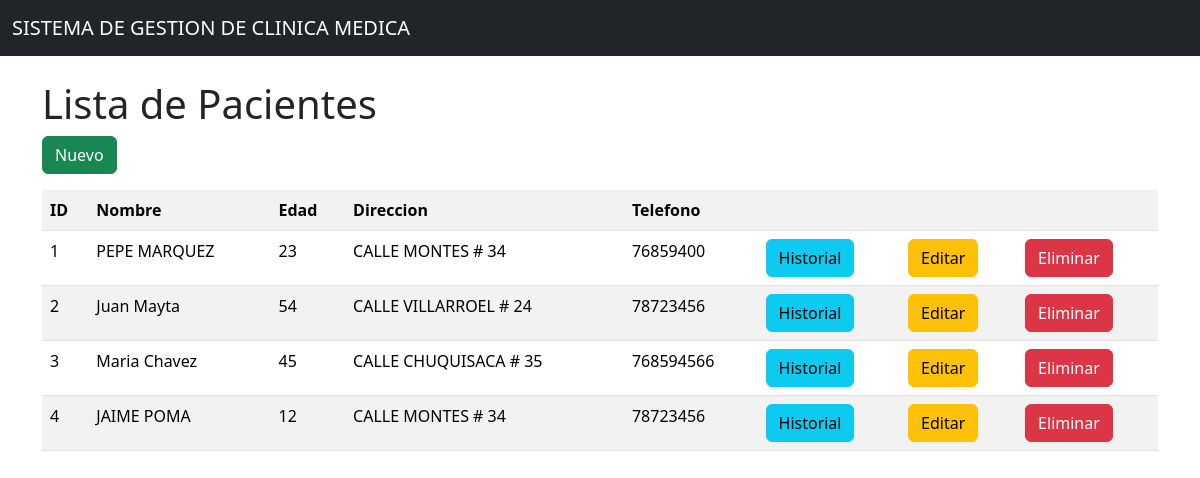
/pacientes/, run on an earlier commit of the app's database.
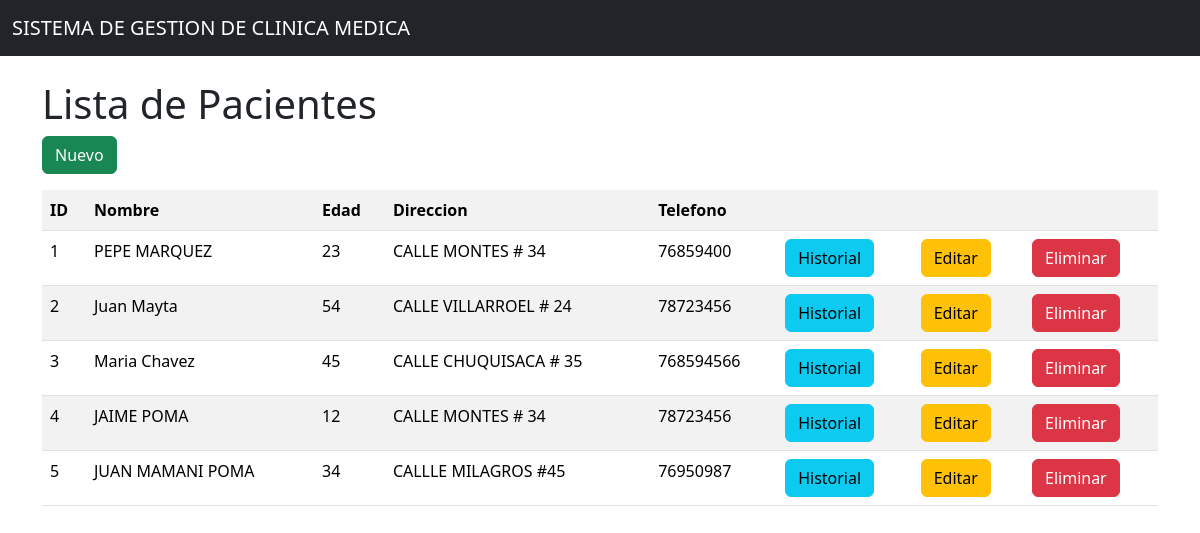
And on a later commit of the database.
### models/paciente_model.py (models this page shows, shortened)
class Paciente(db.Model):
    __tablename__ = "pacientes"
    id = db.Column(db.Integer, primary_key=True)
    nombre = db.Column(db.String(100), nullable=False)
    edad = db.Column(db.Integer, nullable=False)
    direccion = db.Column(db.String(200), nullable=False)
    telefono = db.Column(db.String(20), nullable=False)
    consultas = db.relationship('Consulta', back_populates='paciente', cascade='all, delete-orphan')
    citas = db.relationship('Cita', back_populates='paciente', cascade='all, delete-orphan')
    @staticmethod
    def get_all():
        return Paciente.query.all()
    def delete(self):
        db.session.delete(self)
        db.session.commit()

### controllers/paciente_controller.py (the view)
@paciente_bp.route("/")
def index():
    pacientes = Paciente.get_all()
    return paciente_view.list(pacientes)

### run.py (called while the page is built)
@app.context_processor
def inject_active_path():
    def is_active(path):
        return 'active' if request.path == path else ''
    return dict(is_active=is_active, session=session)

### views/paciente_view.py (called while the page is built)
def list(pacientes):
    return render_template('pacientes/index.html', pacientes=pacientes)

### templates/pacientes/index.html (shortened to what this page needs)
{% extends 'base.html' %}
{% block content %}
<h1>Lista de Pacientes</h1>
<a href="{{ url_for('paciente.create') }}" class="btn btn-success mb-3">Nuevo</a>
<table class="table table-striped">
  <tr>
    <th>ID</th>
    <th>Nombre</th>
    <th>Edad</th>
    <th>Direccion</th>
    <th>Telefono</th>
    <th></th>
    <th></th>
    <th></th>
  </tr>
  {% for item in pacientes %}
  <tr>
    <td>{{item.id}}</td>
    <td>{{item.nombre}}</td>
    <td>{{item.edad}}</td>
    <td>{{item.direccion}}</td>
    <td>{{item.telefono}}</td>
    <td>
      <a href="{{ url_for('paciente.historial', id=item.id) }}" class="btn btn-info">Historial</a>
    </td>
    <td>
      <a href="{{ url_for('paciente.edit', id=item.id) }}" class="btn btn-warning">Editar</a>
    </td>
    <td>
      <a href="{{ url_for('paciente.delete', id=item.id) }}" class="btn btn-danger">Eliminar</a>
    </td>
  </tr>
  {% endfor %}
</table>
{% endblock %}

What changed in the data, as far as the page shows it:
added Paciente: id "5", nombre "JUAN MAMANI POMA", edad "34", direccion "CALLLE MILAGROS #45", telefono "76950987"
